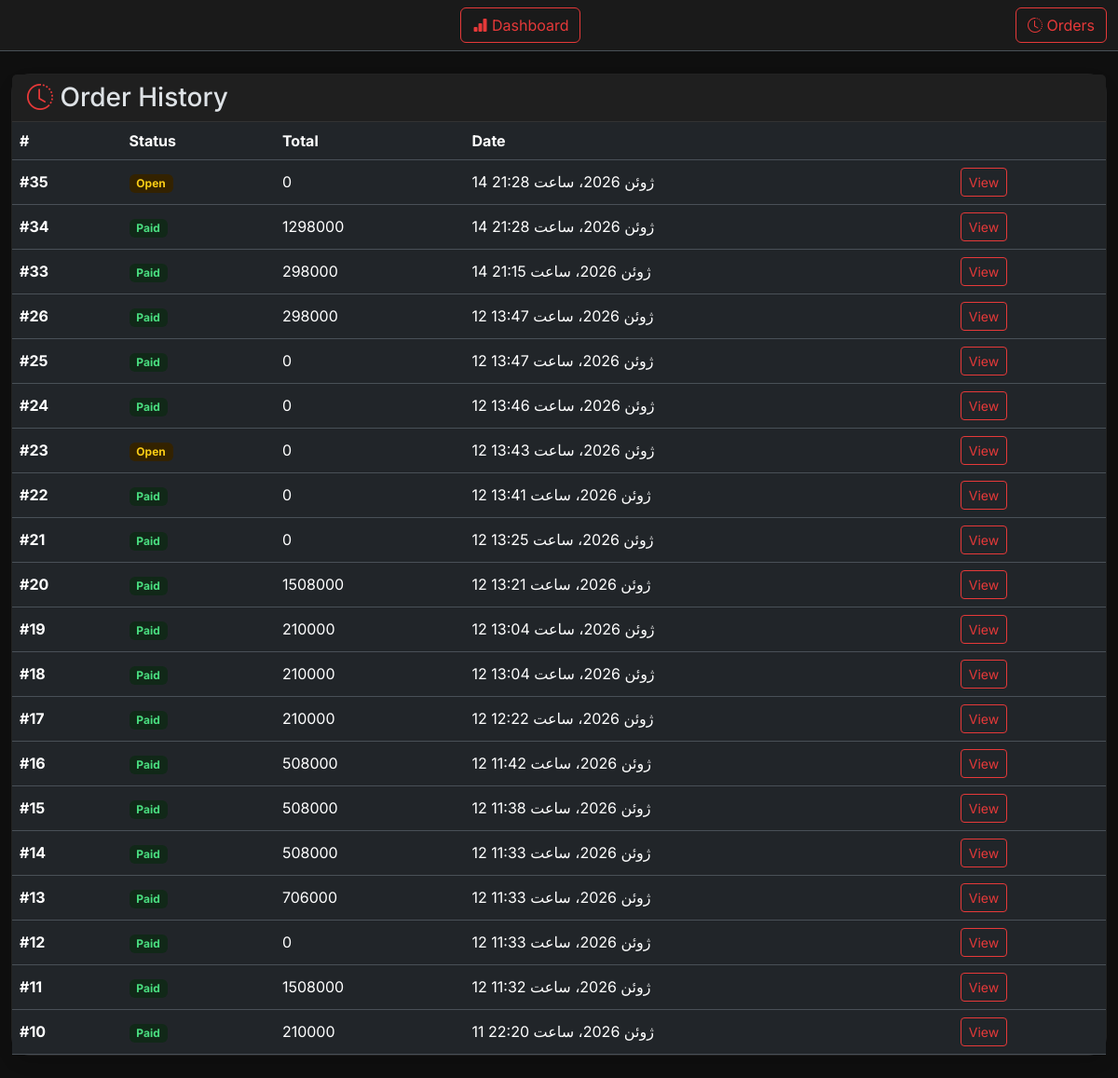
/orders/, run on an earlier commit of the app's database.
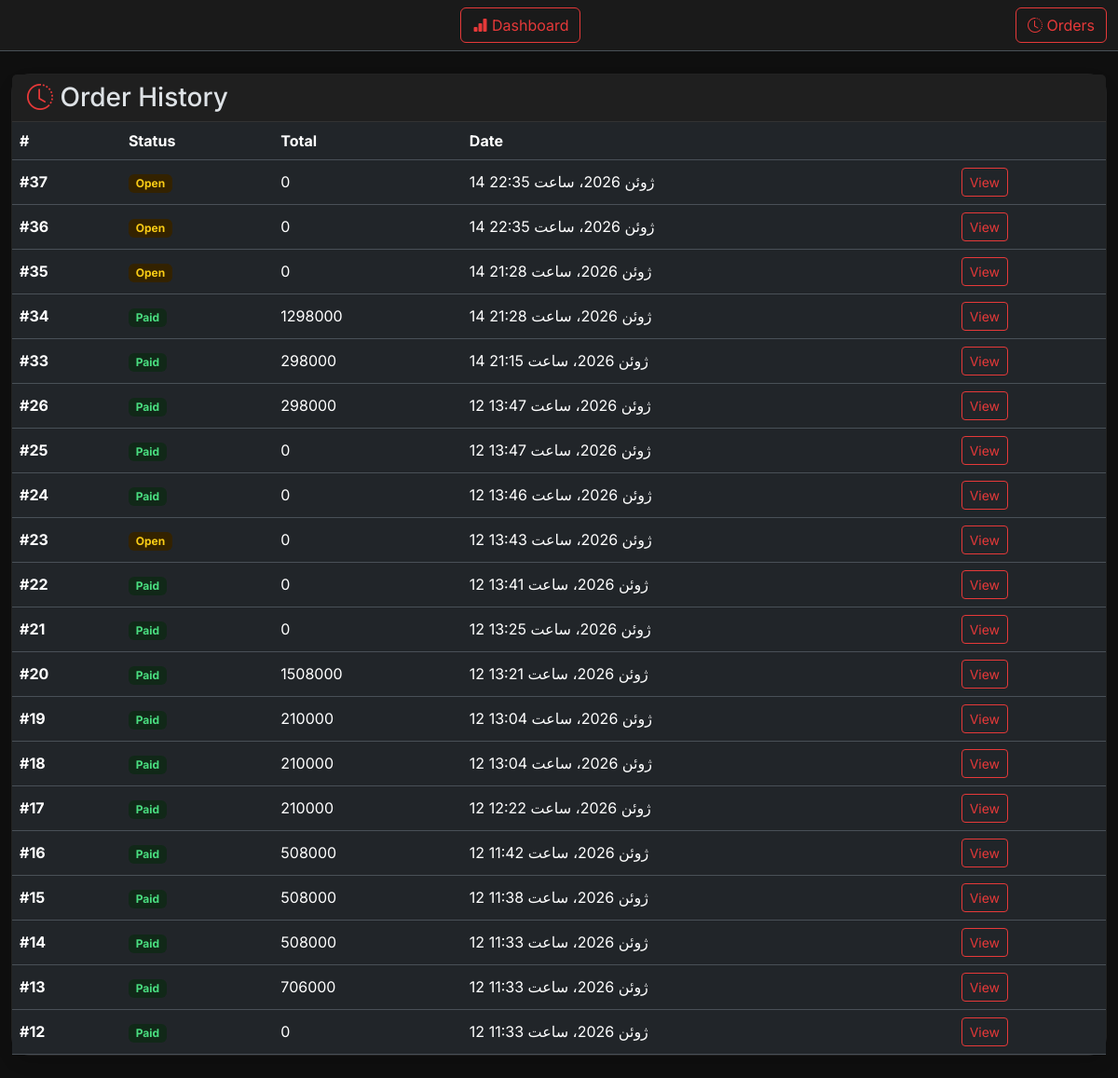
And on a later commit of the database.
### menu/models.py (models this page shows, shortened)
class Order(models.Model):
    STATUS_CHOICES=[
        ('open', 'open'),
        ('paid', 'paid'),
    ]
    created_at = models.DateTimeField(auto_now_add=True)
    total_price = models.PositiveIntegerField(default=0)
    status = models.CharField(max_length=10, choices=STATUS_CHOICES, default='open')

### menu/views.py (the view)
# urls.py: path('orders/', OrderListView.as_view(), name='order-list')
class OrderListView(ListView):
    model = Order
    template_name = "menu/order-list.html"
    context_object_name = "orders"
    ordering = ["-created_at"]
    paginate_by = 20

### menu/templates/menu/order-list.html (shortened to what this page needs)
{% extends "_base.html" %}
{% load humanize %}
{% block content %}
<div class="card shadow">
    <div class="card-header">
        <h3 class="mb-0">
            <i class="bi bi-clock-history"
               style="color: var(--primary-red);"></i>
            Order History
        </h3>
    </div>
    <div class="card-body p-0">
        <table class="table table-hover align-middle mb-0">
            <thead>
                <tr>
                    <th>#</th>
                    <th>Status</th>
                    <th>Total</th>
                    <th>Date</th>
                    <th></th>
                </tr>
            </thead>
            <tbody>
                {% for order in orders %}
                <tr>
                    <td>
                        <strong>
                            #{{ order.id }}
                        </strong>
                    </td>
                    <td>
                        {% if order.status == "paid" %}
                        <span
                            class="badge"
                            style="
                                background:#112818;
                                color:#4ade80;
                            "
                        >
                            Paid
                        </span>
                        {% else %}
                        <span
                            class="badge"
                            style="
                                background:#332200;
                                color:#facc15;
                            "
                        >
                            Open
                        </span>
                        {% endif %}
                    </td>
                    <td>
                        {{ order.total_price|intcomma }}
                    </td>
                    <td>
                        {{ order.created_at }}
                    </td>
                    <td>
                        <a
                            href="{% url 'order-detail' order.id %}"
                            class="btn btn-sm btn-outline-danger"
                        >
                            View
                        </a>
                    </td>
                </tr>
                {% endfor %}
            </tbody>
        </table>
    </div>
</div>
{% endblock %}

What changed in the data, as far as the page shows it:
no longer on this page (row unchanged): Order: id "11", status "Paid", total_price "1508000", created_at "12 ژوئن 2026، ساعت 11:32"
no longer on this page (row unchanged): Order: id "10", status "Paid", total_price "210000", created_at "11 ژوئن 2026، ساعت 22:20"
added Order: id "37", status "Open", total_price "0", created_at "14 ژوئن 2026، ساعت 22:35"
added Order: id "36", status "Open", total_price "0", created_at "14 ژوئن 2026، ساعت 22:35"
